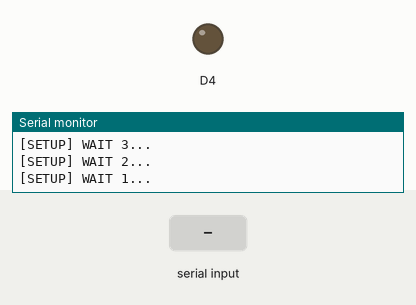
Simulated run of this sketch. Board: ESP8266 (NodeMCU). Shown: output pins drawn as LEDs (lit = HIGH), the last lines printed to the serial monitor. The test bench sets the inputs (shaded band). WiFi joins after 1.5 s; servers stay silent unless stated; uploads are accepted with an empty reply.

Above: at 5.2 s.
5.3 s: "90,45,200\n" received over the second serial link
At 5.8 s:
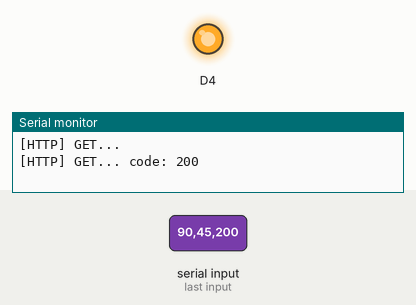
Timing chart, 0 to 8.3 s (numbered marks = the images above; inputs shaded):
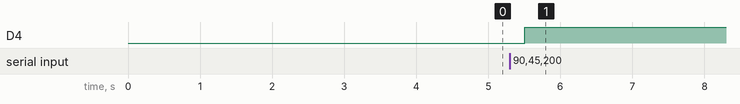

Measured:
- after the input at 5.3 s, D4: LOW → HIGH after 0.20 s

The sketch:

espmrcmts.ino
```cpp
/**
   BasicHTTPClient.ino

    Created on: 24.05.2015

*/

#include <Arduino.h>

#include <ESP8266WiFi.h>
#include <ESP8266WiFiMulti.h>

#include <ESP8266HTTPClient.h>

#define USE_SERIAL Serial
#include <SoftwareSerial.h>
SoftwareSerial mySerial(D6, D5);


ESP8266WiFiMulti WiFiMulti;
int count;

void setup() {

  USE_SERIAL.begin(115200);
  pinMode(2,1);
  // USE_SERIAL.setDebugOutput(true);

  USE_SERIAL.println();
  USE_SERIAL.println();
  USE_SERIAL.println();

  for (uint8_t t = 4; t > 0; t--) {
    USE_SERIAL.printf("[SETUP] WAIT %d...\n", t);
    USE_SERIAL.flush();
    delay(1000);
  }

  WiFi.mode(WIFI_STA);
  WiFiMulti.addAP("telkom2", "12345678");

}

void loop() {
  // wait for WiFi connection
  if ((WiFiMulti.run() == WL_CONNECTED)) {

    HTTPClient http;
    String mUrl="";

    USE_SERIAL.print("[HTTP] begin...\n");
    // configure traged server and url
    //http.begin("https://192.168.1.12/test.html", "7a 9c f4 db 40 d3 62 5a 6e 21 bc 5c cc 66 c8 3e a1 45 59 38"); //HTTPS
    if(count == 0){
    mUrl = "http://jatayu.io/api/data/4a779328-02d1-11ea-9897-17db0790be09/v1?value=";
    int magnetku = get_magnet().toInt();
    mUrl += magnetku;
    digitalWrite(2,1);
    }

    if(count == 1){
    mUrl = "http://jatayu.io/api/data/4a779328-02d1-11ea-9897-17db0790be09/v2?value=";
    String value1 = get_luminance();
    int lum = value1.toInt();
    mUrl += lum;
    }

    if(count == 2){
    mUrl = "http://jatayu.io/api/data/4a779328-02d1-11ea-9897-17db0790be09/v3?value=";
    int apiku = get_api().toInt();
    mUrl += apiku;
    digitalWrite(2,0);
    }
    count++;
    if(count==3){
      count=0;
    }

    http.begin(mUrl); //HTTP
    Serial.println(mUrl);

    USE_SERIAL.print("[HTTP] GET...\n");
    // start connection and send HTTP header
    int httpCode = http.GET();

    // httpCode will be negative on error
    if (httpCode > 0) {
      // HTTP header has been send and Server response header has been handled
      USE_SERIAL.printf("[HTTP] GET... code: %d\n", httpCode);

      // file found at server
      if (httpCode == HTTP_CODE_OK) {
        String payload = http.getString();
        USE_SERIAL.println(payload);
      }
    } else {
      USE_SERIAL.printf("[HTTP] GET... failed, error: %s\n", http.errorToString(httpCode).c_str());
    }

    http.end();
  }

  delay(100);
}


String get_luminance() {
  String tampung = "";
  mySerial.print('l');
  while (!mySerial.available()) {
    delay(1);
  }
  while (mySerial.available()) {
    // get the new byte:
    tampung = mySerial.readStringUntil('\n');
  }
  if (tampung != "") {

  }

  //mySerial.print(tampung);

  return tampung;
}


String get_magnet() {
  String tampung = "";
  mySerial.print('m');
  while (!mySerial.available()) {
    delay(1);
  }
  while (mySerial.available()) {
    // get the new byte:
    tampung = mySerial.readStringUntil('\n');
  }
  if (tampung != "") {

  }

  //mySerial.print(tampung);

  return tampung;
}

String get_api() {
  String tampung = "";
  mySerial.print('a');
  while (!mySerial.available()) {
    delay(1);
  }
  while (mySerial.available()) {
    // get the new byte:
    tampung = mySerial.readStringUntil('\n');
  }
  if (tampung != "") {

  }

  //mySerial.print(tampung);

  return tampung;
}
```
